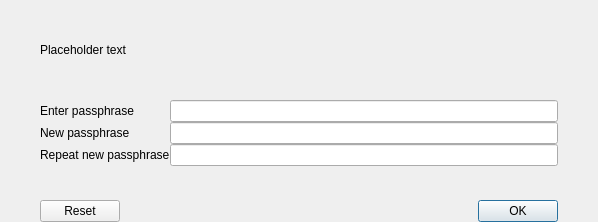
<?xml version="1.0" encoding="UTF-8"?>
<ui version="4.0">
 <class>AskPassphraseDialog</class>
 <widget class="QDialog" name="AskPassphraseDialog">
  <property name="geometry">
   <rect>
    <x>0</x>
    <y>0</y>
    <width>598</width>
    <height>222</height>
   </rect>
  </property>
  <property name="sizePolicy">
   <sizepolicy hsizetype="Preferred" vsizetype="Minimum">
    <horstretch>0</horstretch>
    <verstretch>0</verstretch>
   </sizepolicy>
  </property>
  <property name="minimumSize">
   <size>
    <width>550</width>
    <height>0</height>
   </size>
  </property>
  <property name="windowTitle">
   <string>Passphrase Dialog</string>
  </property>
  <layout class="QVBoxLayout" name="verticalLayout">
   <property name="spacing">
    <number>0</number>
   </property>
   <property name="sizeConstraint">
    <enum>QLayout::SetMinimumSize</enum>
   </property>
   <property name="leftMargin">
    <number>40</number>
   </property>
   <property name="topMargin">
    <number>0</number>
   </property>
   <property name="rightMargin">
    <number>40</number>
   </property>
   <property name="bottomMargin">
    <number>0</number>
   </property>
   <item>
    <widget class="QLabel" name="warningLabel">
     <property name="text">
      <string notr="true">Placeholder text</string>
     </property>
     <property name="textFormat">
      <enum>Qt::RichText</enum>
     </property>
     <property name="wordWrap">
      <bool>true</bool>
     </property>
    </widget>
   </item>
   <item>
    <layout class="QFormLayout" name="formLayout">
     <property name="sizeConstraint">
      <enum>QLayout::SetMinimumSize</enum>
     </property>
     <property name="fieldGrowthPolicy">
      <enum>QFormLayout::AllNonFixedFieldsGrow</enum>
     </property>
     <item row="0" column="0">
      <widget class="QLabel" name="passLabel1">
       <property name="text">
        <string>Enter passphrase</string>
       </property>
      </widget>
     </item>
     <item row="0" column="1">
      <widget class="QLineEdit" name="passEdit1">
       <property name="echoMode">
        <enum>QLineEdit::Password</enum>
       </property>
      </widget>
     </item>
     <item row="1" column="0">
      <widget class="QLabel" name="passLabel2">
       <property name="text">
        <string>New passphrase</string>
       </property>
      </widget>
     </item>
     <item row="1" column="1">
      <widget class="QLineEdit" name="passEdit2">
       <property name="echoMode">
        <enum>QLineEdit::Password</enum>
       </property>
      </widget>
     </item>
     <item row="2" column="0">
      <widget class="QLabel" name="passLabel3">
       <property name="text">
        <string>Repeat new passphrase</string>
       </property>
      </widget>
     </item>
     <item row="2" column="1">
      <widget class="QLineEdit" name="passEdit3">
       <property name="echoMode">
        <enum>QLineEdit::Password</enum>
       </property>
      </widget>
     </item>
     <item row="3" column="1">
      <widget class="QLabel" name="capsLabel">
       <property name="font">
        <font>
         <weight>75</weight>
         <bold>true</bold>
        </font>
       </property>
       <property name="text">
        <string/>
       </property>
       <property name="alignment">
        <set>Qt::AlignCenter</set>
       </property>
      </widget>
     </item>
    </layout>
   </item>
   <item>
    <widget class="QDialogButtonBox" name="buttonBox">
     <property name="orientation">
      <enum>Qt::Horizontal</enum>
     </property>
     <property name="standardButtons">
      <set>QDialogButtonBox::Ok|QDialogButtonBox::Reset</set>
     </property>
     <property name="centerButtons">
      <bool>false</bool>
     </property>
    </widget>
   </item>
  </layout>
 </widget>
 <resources/>
 <connections>
  <connection>
   <sender>buttonBox</sender>
   <signal>accepted()</signal>
   <receiver>AskPassphraseDialog</receiver>
   <slot>accept()</slot>
   <hints>
    <hint type="sourcelabel">
     <x>20</x>
     <y>20</y>
    </hint>
    <hint type="destinationlabel">
     <x>20</x>
     <y>20</y>
    </hint>
   </hints>
  </connection>
  <connection>
   <sender>buttonBox</sender>
   <signal>rejected()</signal>
   <receiver>AskPassphraseDialog</receiver>
   <slot>reject()</slot>
   <hints>
    <hint type="sourcelabel">
     <x>20</x>
     <y>20</y>
    </hint>
    <hint type="destinationlabel">
     <x>20</x>
     <y>20</y>
    </hint>
   </hints>
  </connection>
 </connections>
</ui>
